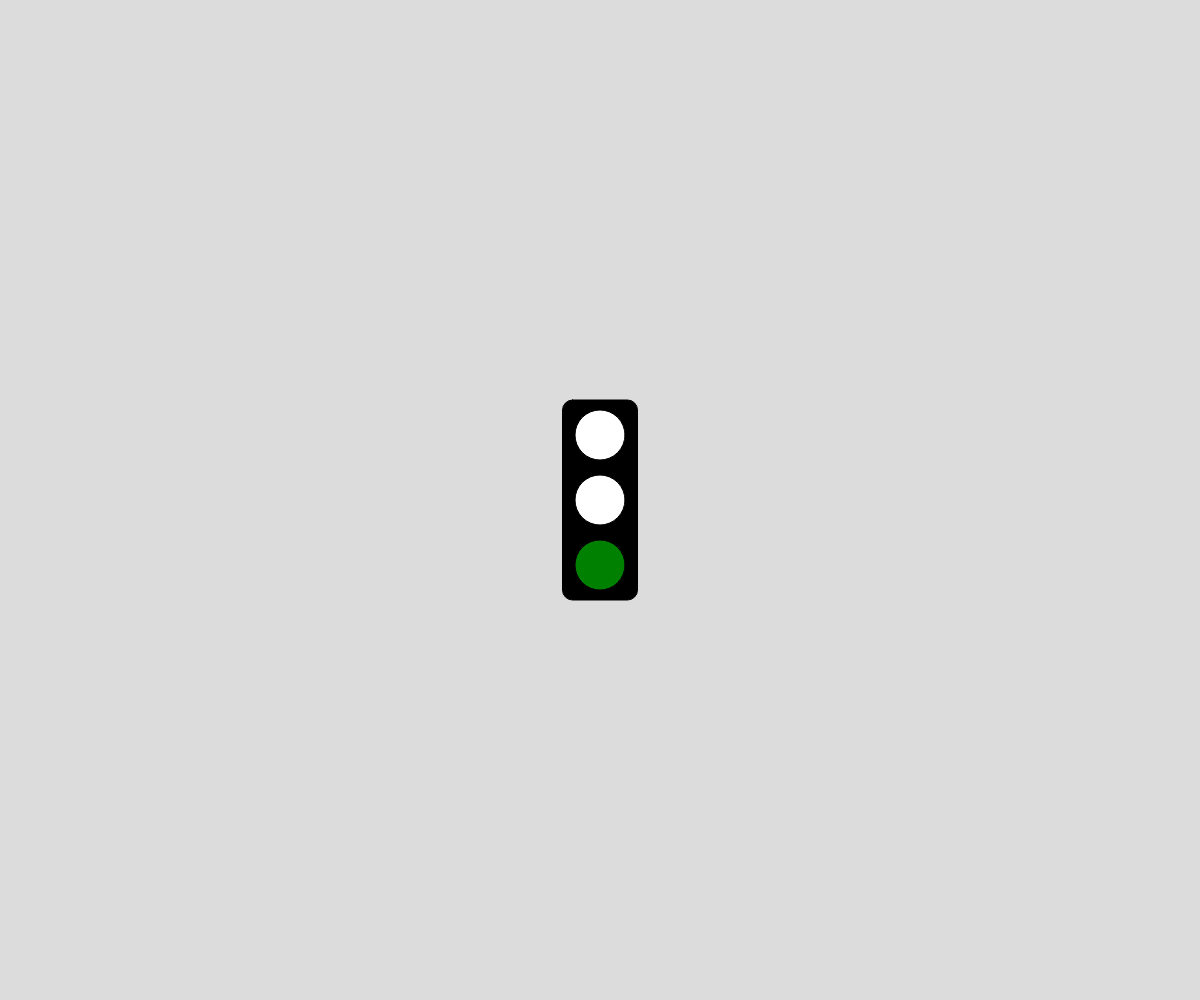
Frame 1 (no input)
Frame 60 (no input): identical to frame 1, image omitted
Frame 120 (the mouse pressed at the canvas centre since frame 60): identical to frame 1, image omitted

The p5.js sketch that drew this single still picture (run headless with seeded random() and noise() and a simulated clock; from frame 60 on, the mouse is pressed at the canvas centre):

// p5.js sketch
// ── sketch.js
// Traffic Light
// April Lu
// September 23, 2020


let state = "green";
let switchTime, startTime;


function setup() {
  createCanvas(windowWidth, windowHeight);

  switchTime = 2000;
  startTime = 0;
}

function draw() {
  background(220);
  drawOutlineOfLights();
  switchLights();
}

function drawOutlineOfLights(){
  //box
  rectMode(CENTER);
  fill("black");
  rect(width/2, height/2, 75, 200, 10);

  //lights
  fill("white");
  circle(width/2, height/2 - 65, 50); // top
  circle(width/2, height/2, 50); // middle
  circle(width/2, height/2 + 65, 50); // bottom
}

function switchLights(){
  if (state === "red"){
    fill("red");
    circle(width/2, height/2 - 65, 50); 
    if (millis()>switchTime + startTime + 2000){
      state = "green";
      startTime = millis();
    }
}
  else if (state === "yellow"){
    fill ("yellow");
    circle(width/2, height/2, 50); 
    if (millis()> switchTime + startTime){
      state = "red";
      startTime = millis();
    }
  }
  else if (state === "green"){
    fill ("green");
    circle(width/2, height/2 + 65, 50); 
    if (millis()> switchTime + startTime + 3000){
      state = "yellow";
      startTime = millis();
    }
  }

}
